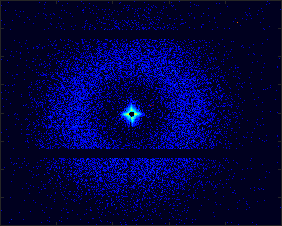
#> input picture Our_data/tetra1.png, 282 x 226 px
$ python test_adnan.py
#> lines starting #> are read from the running program, lines starting #| are printed output that depends on the picture
# Import libraries
import numpy as np
import matplotlib.patches as patches
from matplotlib import pyplot as plt
import cv2
from matplotlib import image


# Read in image
image = image.imread('./Our_data/tetra1.png')
#> image is the input picture: shape (226, 282, 4) float32; mean R, G, B, A 0.00278, 0.00806, 0.253, 1

def normalize_image(image):

    '''
    Takes input image (usually RGB) and transforms it into grayscale.
    Normalizes the inputs so that they are ints ranging from 0 to 255.
    0 corresponds to smallest value (might not be 0 in original) and 255 to the largest (might not be 255 in original).
    Doesn't matter, this is only to make the mask.
    '''

    # Load image and convert to grayscale
    img = cv2.cvtColor(image, cv2.COLOR_BGR2GRAY)
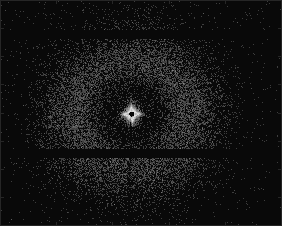
#> img: shape (226, 282) float32; min 0.0363, max 0.886, mean 0.0807

    # Normalize values, range 0 to 255
    img = (img - img.min())/(img.max()-img.min())
    img *= 255
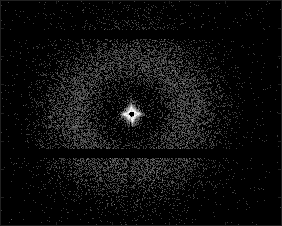
#> img: shape (226, 282) float32; min 0, max 255, mean 13.3

    # Make int values
    img = img.astype(int)

    # Return new image
    return img

def select_area_of_interest(img):

    '''
    User-friendly approach which lets the user manually select the area corresponding to the beam stop.
    If not correctly selected the first time, the user can re-do this procedure.
    Close plots manually to continue in the procedure.
    Type Y for 'yes' or N for 'no' when deciding if the area is good.

    NOTE: SELECT UPPER-LEFT CORNER FIRST, THEN LOWER-RIGHT CORNER!
    '''

    # Local variable which breaks loop if area of interest is selected well
    OK = False

    # Main while-loop
    while OK == False:

        # Plot image
        fig, ax = plt.subplots(figsize=(10,10))
        ax.imshow(img, cmap='gray')

        # Let user specify points
#> (the run stopped early here; a loop or call above may not have finished)
